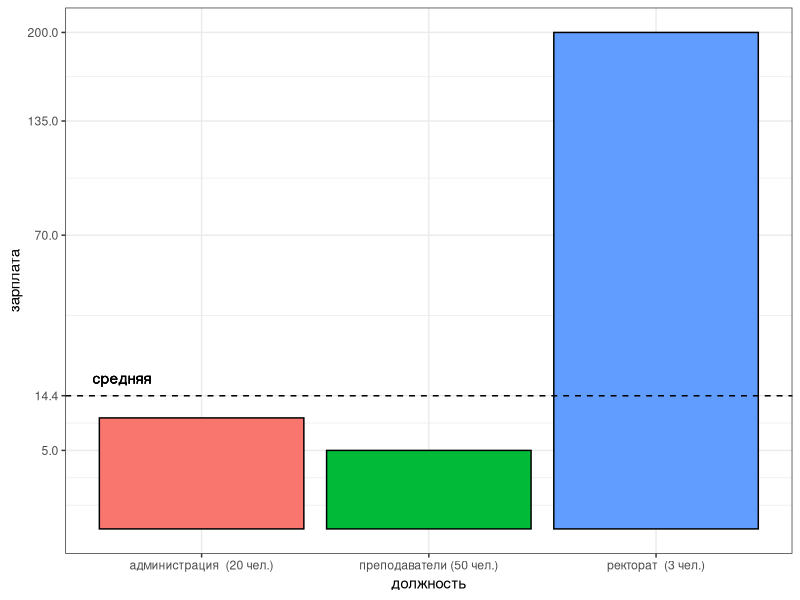
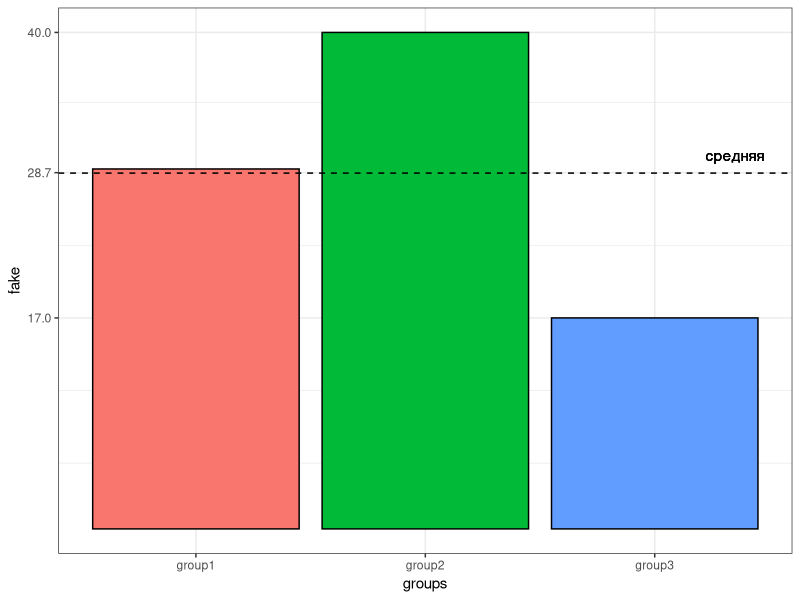

Write R code to recreate these figures, in order. (Note: this script raises an error after producing the figures.)
## ---- chunk 1
knitr::opts_chunk$set(echo = TRUE)
library(ggplot2)
## ---- chunk 2
salary <- data.frame(должность = c("преподаватели (50 чел.)", "администрация  (20 чел.)", "ректорат  (3 чел.)"), зарплата = c(5, 10, 200))
mu <- mean(c(rep(5, 50), rep(10, 20), rep(200, 3)))
ggplot(salary, aes(x = должность, y = зарплата, fill = должность)) +
  geom_bar(colour="black", stat="identity") +
  guides(fill=FALSE)+
  scale_y_sqrt(breaks = sort(c(seq(min(salary$зарплата), max(salary$зарплата), length.out=4), round(mu, 1))))+
  theme_bw()+
  geom_hline(yintercept = mu, linetype = 2)+
  geom_text(aes(0.65,mu,label = "средняя", vjust = -1))
## ---- chunk 3
set.seed(14032016)
fake <- table(cut(rnorm(100, 10, sd = 4), breaks = c(5, 8.3, 12.6, 15)))
fake <- data.frame(groups = c("group1", "group2", "group3"), fake = c(fake[1], fake[2], fake[3]))
mu2 <- mean(fake$fake)
ggplot(fake, aes(x = groups, y = fake, fill = groups)) +
  geom_bar(colour="black", stat="identity") +
  guides(fill=FALSE)+
  scale_y_continuous(breaks = sort(c(seq(min(fake$fake), max(fake$fake), length.out=2), round(mu2, 1))))+
  theme_bw()+
  geom_hline(yintercept = mu2, linetype = 2)+
  geom_text(aes(3.35,mu2,label = "средняя", vjust = -1))
## ---- chunk 4
for (i in seq(0,1, by = 0.01)) {
  a[b] <- mean(t,trim = i)
  b<-b+1
}

b <- 1

a <- NA

hist(t)
t = c(rnorm(100), rnorm(50, mean = 1))

df <- data.frame(trim = seq(0,1, by = 0.01), mean = a)
ggplot(df, aes(x = trim, y = mean))+
  geom_point()+
  geom_hline(yintercept = median(t), linetype = 2)
